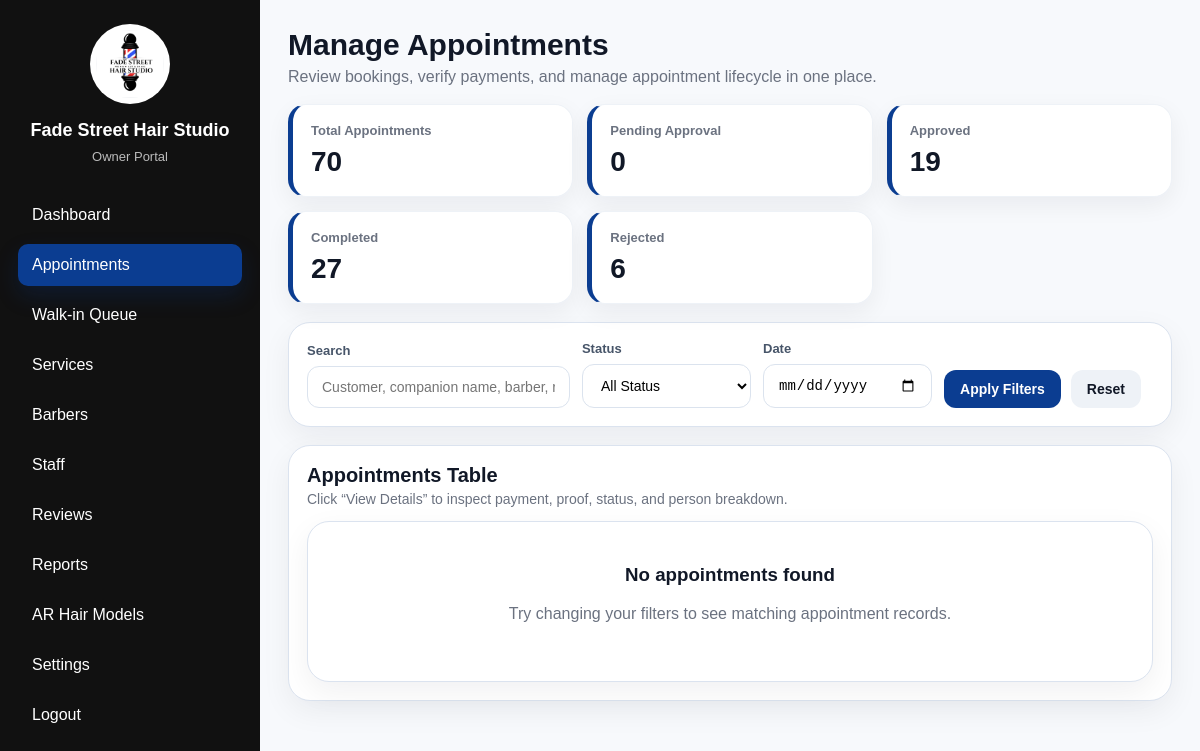
Page /admin_appointments.php?date=2025-09-24 10:00:00 (signed in) on the committed database.
### tables this page shows
CREATE TABLE `settings` (
  `id` int(11) NOT NULL,
  `shop_name` varchar(150) NOT NULL,
  `logo` varchar(255) DEFAULT NULL,
  `banner_image` varchar(255) DEFAULT NULL,
  `booking_policy` text DEFAULT NULL,
  `about_us` text DEFAULT NULL,
  `address` varchar(255) DEFAULT NULL,
  `phone` varchar(20) DEFAULT NULL,
  `email` varchar(100) DEFAULT NULL,
  `facebook` varchar(150) DEFAULT NULL,
  `est_year` varchar(10) DEFAULT NULL,
  `opening_hours` varchar(100) DEFAULT NULL,
  `created_at` datetime DEFAULT current_timestamp(),
  `smtp_email` varchar(150) DEFAULT NULL,
  `smtp_password` varchar(255) DEFAULT NULL,
  `smtp_from_name` varchar(150) DEFAULT NULL
);

### admin_appointments.php (the view, shortened to what the rows shown need)
<?php
include 'db.php';
$settings = $conn->query("SELECT * FROM settings LIMIT 1");
$shop = $settings ? $settings->fetch_assoc() : [];
?>
<!DOCTYPE html>
<html lang="en">
<head>
    <link rel="stylesheet" href="styles.css">
</head>
<body>
<div class="admin-layout">
    <aside class="admin-sidebar" id="adminSidebar">
        <div class="admin-brand">
            <img src="images/<?= htmlspecialchars($shop['logo'] ?? 'logo.png') ?>" alt="Shop Logo">
            <h2><?= htmlspecialchars($shop['shop_name'] ?? 'Barbershop') ?></h2>
            <p>Owner Portal</p>
        </div>
    </aside>
    <main class="admin-main">
        <div class="page-header">
            <div>
                <h1>Manage Appointments</h1>
            </div>
        </div>
        <section class="table-card">
            <div class="table-head">
                <div>
                    <h2>Appointments Table</h2>
                </div>
            </div>
        </section>
    </main>
</div>
</body>
</html>

### rows in the picture
settings: logo (picture), shop_name "Fade Street Hair Studio"

### other values in the picture
$stats['all'] "70"
$stats['pending approval'] "0"
$stats['approved'] "19"
$stats['completed'] "27"
$stats['rejected'] "6"
